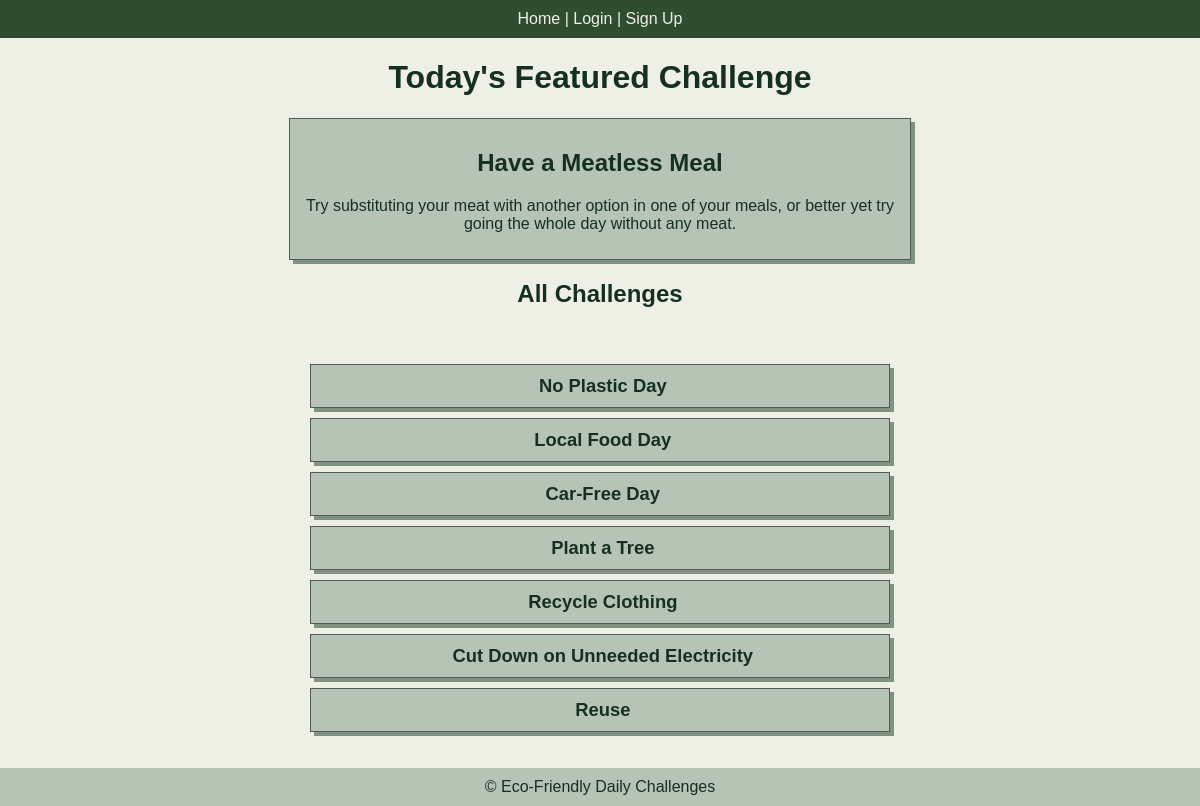
The page / on the database its author committed.
### myapp/models.py (models this page shows, shortened)
class Challenge(models.Model):
    title = models.CharField(max_length=200)
    description = models.TextField()

### myapp/views.py (the view)
# urls.py: 2. Add a URL to urlpatterns:  path('', views.home, name='home')
def home(request):
    challenges = list(Challenge.objects.all())
    if request.user.is_authenticated:
        completed_challenge_ids = set(CompletedChallenge.objects.filter(user=request.user).values_list('challenge_id', flat=True))
    else:
        completed_challenge_ids = set()
    if challenges:
        featured_challenge = random.choice(challenges)
        challenges.remove(featured_challenge)
    else:
        featured_challenge = None
    return render(request, 'home.html', {
        'featured_challenge': featured_challenge,
        'challenges': challenges,
        'completed_challenge_ids': completed_challenge_ids,
    })

### myapp/templates/home.html (shortened to what this page needs)
{% extends "base.html" %}
{% block content %}
<h1>Today's Featured Challenge</h1>
    {% if featured_challenge %}
        <div class="featured-challenge">
            <h2>{{ featured_challenge.title }}</h2>
            <p>{{ featured_challenge.description }}</p>
        </div>
    {% else %}
        <p>No challenges available right now.</p>
    {% endif %}
    <h2>All Challenges</h2>
    <div id="challenges-container">
        <ul id="challenges-list">
            {% for challenge in challenges %}
                <li class="challenge">
                    <div class="challenge-title">{{ challenge.title }}</div>
                </li>
            {% empty %}
                <li>No challenges available.</li>
            {% endfor %}
        </ul>
    </div>
{% endblock %}

### myapp/templates/base.html (shortened to what this page needs)
<!DOCTYPE html>
<html>
<head>
</head>
<body>
    <header>
        <nav>
            <a href="/">Home</a> |
            {% if request.user.is_authenticated %}
                <a href="{% url 'logout' %}">Logout</a>
            {% else %}
                <a href="{% url 'login' %}">Login</a> |
                <a href="{% url 'signup' %}">Sign Up</a>
            {% endif %}
        </nav>
    </header>
    <main>
        {% block content %}{% endblock %}
    </main>
    <footer>
        &copy; {{ year }} Eco-Friendly Daily Challenges
    </footer>
</body>
</html>

### myapp/templates/home.html (style rules this page uses)
#challenges-container { max-width: 600px; margin: auto; padding: 20px; }
.challenge-title { font-size: 115%; font-weight: bold; margin-left: 1%; }
#challenges-list { list-style-type: none; padding: 0; }
.challenge, .featured-challenge { cursor: pointer; margin: 10px; background-color: #b6c4b6; border: 1px solid #575757; padding: 10px; box-shadow: #809380 4px 4px; max-width: 600px; text-align: center; }
.featured-challenge { margin: auto; }
.challenge, .challenge-title, .challenge-description { text-align: center; }
h1, h2 { text-align: center; }

### myapp/templates/base.html (style rules this page uses)
body { font-family: Arial, sans-serif; background-color: #EEF0E5; color: #163020; margin: 0; padding: 0; }
header { background-color: #304D30; color: #EEF0E5; padding: 10px 0; text-align: center; }
footer { background-color: #B6C4B6; color: #163020; padding: 10px 0; text-align: center; }
a { color: #EEF0E5; text-decoration: none; }

### rows shown on the page
Challenge: title "Have a Meatless Meal", description "Try substituting your meat with another option in one of your meals, or better yet try going the whole day without any meat."
Challenge: title "No Plastic Day"
Challenge: title "Local Food Day"
Challenge: title "Car-Free Day"
Challenge: title "Plant a Tree"
Challenge: title "Recycle Clothing"
Challenge: title "Cut Down on Unneeded Electricity"
Challenge: title "Reuse"
